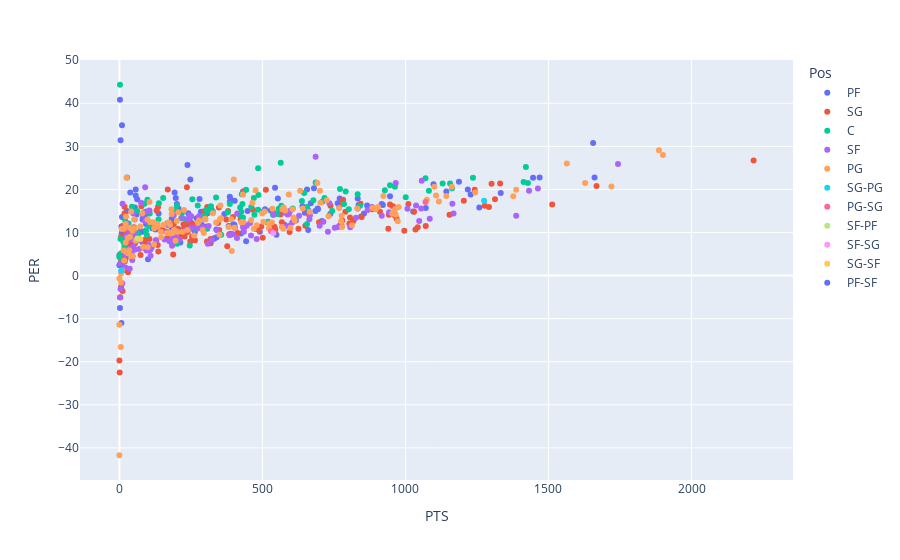

The notebook cell this image was saved under:
### Code cell
fig2 = px.scatter(_2015seasons_df, x="PTS", y="PER", color='Pos', size_max=25)
fig2.show()

### Figure 1 — Plotly figure (JSON) as saved in the notebook; plotly's stock layout.template omitted (floating-point values rounded to 4 significant figures; data arrays with more than 128 entries replaced by an {"elided": "..."} marker saying what was removed)
{"data": [{"hovertemplate": "Pos=PF<br>PTS=%{x}<br>PER=%{y}<extra></extra>", "legendgroup": "PF", "marker": {"color": "#636efa", "symbol": "circle"}, "mode": "markers", "name": "PF", "orientation": "v", "showlegend": true, "type": "scatter", "x": {"elided": "143 int values"}, "xaxis": "x", "y": {"elided": "143 float values"}, "yaxis": "y"}, {"hovertemplate": "Pos=SG<br>PTS=%{x}<br>PER=%{y}<extra></extra>", "legendgroup": "SG", "marker": {"color": "#EF553B", "symbol": "circle"}, "mode": "markers", "name": "SG", "orientation": "v", "showlegend": true, "type": "scatter", "x": {"elided": "143 int values"}, "xaxis": "x", "y": {"elided": "143 float values"}, "yaxis": "y"}, {"hovertemplate": "Pos=C<br>PTS=%{x}<br>PER=%{y}<extra></extra>", "legendgroup": "C", "marker": {"color": "#00cc96", "symbol": "circle"}, "mode": "markers", "name": "C", "orientation": "v", "showlegend": true, "type": "scatter", "x": [537, 443, 338, 315, 320, 87, 356, 557, 430, 32, 461, 2, 304, 379, 105, 274, 422, 928, 96, 32, 771, 1421, 128, 216, 710, 1130, 1070, 201, 169, 1413, 686, 1001, 219, 66, 153, 50, 35, 470, 802, 552, 841, 137, 1156, 646, 44, 1082, 946, 138, 638, 1163, 678, 485, 4, 419, 20, 93, 432, 327, 1236, 566, 265, 106, 88, 18, 27, 785, 299, 486, 485, 744, 6, 426, 656, 27, 606, 386, 246, 202, 44, 717, 294, 233, 61, 8, 307, 196, 520, 586, 656, 791, 428, 14, 0, 963, 255, 1428, 564, 98, 472, 833], "xaxis": "x", "y": [14.1, 19.9, 18.1, 14.9, 16.1, 14.7, 9.5, 15.5, 16.6, 5, 15.9, 44.3, 15.2, 14.7, 11.6, 16.3, 15.8, 19.8, 9.4, 12.1, 20.1, 25.2, 11.8, 13.3, 17.2, 21.4, 22.6, 16.2, 12.2, 21.7, 21.6, 18.2, 14.6, 9.7, 18, 10.4, 9.1, 18, 15.4, 14.3, 16.2, 13.1, 21.4, 19.2, 16, 19.7, 21, 16.8, 17.3, 20.3, 17.5, 24.9, 8.5, 14.2, 12.9, 10.5, 13.5, 14.8, 22.7, 16.2, 10.8, 14.4, 16.7, 6.8, 8.7, 16.6, 13.8, 18.7, 15.3, 15, 5.2, 14.8, 15.9, 22.8, 15.6, 16.6, 7, 7.4, 4.7, 18, 13.4, 13.1, 15, 3.3, 10.9, 15.2, 12.5, 14.5, 12, 19.5, 18.9, 7.8, 4.3, 20.6, 17.7, 21.5, 26.2, 17.6, 14.1, 18.9], "yaxis": "y"}, {"hovertemplate": "Pos=SF<br>PTS=%{x}<br>PER=%{y}<extra></extra>", "legendgroup": "SF", "marker": {"color": "#ab63fa", "symbol": "circle"}, "mode": "markers", "name": "SF", "orientation": "v", "showlegend": true, "type": "scatter", "x": [412, 74, 966, 1048, 256, 827, 764, 664, 700, 917, 251, 666, 457, 69, 65, 4, 460, 580, 10, 883, 593, 1085, 24, 309, 943, 628, 89, 539, 105, 11, 94, 129, 103, 26, 1007, 595, 686, 210, 312, 90, 46, 734, 45, 1432, 241, 190, 51, 53, 188, 411, 1168, 580, 588, 38, 158, 1164, 1463, 20, 729, 198, 604, 396, 1743, 432, 166, 54, 81, 31, 753, 21, 250, 184, 598, 3, 1057, 276, 36, 109, 1055, 2, 109, 48, 182, 1037, 868, 404, 445, 434, 190, 76, 168, 44, 807, 323, 42, 386, 278, 480, 385, 95, 435, 127, 113, 713, 232, 175, 35, 245, 199, 106, 1387, 37, 341, 292, 49, 219], "xaxis": "x", "y": [14.4, 8.2, 21.5, 12.7, 11.1, 13.4, 11.3, 13.1, 11.6, 13.9, 13.8, 14, 12.2, 6.2, 8.8, -3.1, 9.3, 11.4, -1.8, 15.9, 14.4, 13.2, 9.2, 7.4, 14.7, 13.9, 12.7, 14.1, 15.1, 16.7, 14.9, 8.2, 7.1, 12.1, 15.5, 11.6, 27.6, 8.4, 11.5, 20.5, 10.8, 16.8, 3.6, 19.7, 13, 14, 9.7, 13, 8.6, 8.7, 14.4, 14.6, 14.2, 8.3, 8.4, 16.7, 20.2, 4.9, 10.2, 9.7, 12.3, 9.6, 25.9, 11.3, 10.2, 6, 14.2, 9.7, 11.1, 1.9, 11.1, 6.9, 15.1, 2.8, 22, 11, 1.6, 6.1, 15.6, -5.1, 4.6, 14.5, 7.8, 16.3, 15.2, 11.1, 11.6, 12, 10.6, 16.9, 11.8, 8.6, 11.2, 8.2, 5.1, 9.4, 13.8, 8.5, 9.4, 5.8, 10.2, 8.2, 6.6, 12.5, 10.5, 8, 6.2, 14, 8.5, 5.9, 13.9, 10.5, 10.5, 11.2, 6.7, 13.4], "yaxis": "y"}, {"hovertemplate": "Pos=PG<br>PTS=%{x}<br>PER=%{y}<extra></extra>", "legendgroup": "PG", "marker": {"color": "#FFA15A", "symbol": "circle"}, "mode": "markers", "name": "PG", "orientation": "v", "showlegend": true, "type": "scatter", "x": {"elided": "141 int values"}, "xaxis": "x", "y": {"elided": "141 float values"}, "yaxis": "y"}, {"hovertemplate": "Pos=SG-PG<br>PTS=%{x}<br>PER=%{y}<extra></extra>", "legendgroup": "SG-PG", "marker": {"color": "#19d3f3", "symbol": "circle"}, "mode": "markers", "name": "SG-PG", "orientation": "v", "showlegend": true, "type": "scatter", "x": [1275, 6], "xaxis": "x", "y": [17.4, 1.1], "yaxis": "y"}, {"hovertemplate": "Pos=PG-SG<br>PTS=%{x}<br>PER=%{y}<extra></extra>", "legendgroup": "PG-SG", "marker": {"color": "#FF6692", "symbol": "circle"}, "mode": "markers", "name": "PG-SG", "orientation": "v", "showlegend": true, "type": "scatter", "x": [1070, 530], "xaxis": "x", "y": [17.1, 10.3], "yaxis": "y"}, {"hovertemplate": "Pos=SF-PF<br>PTS=%{x}<br>PER=%{y}<extra></extra>", "legendgroup": "SF-PF", "marker": {"color": "#B6E880", "symbol": "circle"}, "mode": "markers", "name": "SF-PF", "orientation": "v", "showlegend": true, "type": "scatter", "x": [63], "xaxis": "x", "y": [8.6], "yaxis": "y"}, {"hovertemplate": "Pos=SF-SG<br>PTS=%{x}<br>PER=%{y}<extra></extra>", "legendgroup": "SF-SG", "marker": {"color": "#FF97FF", "symbol": "circle"}, "mode": "markers", "name": "SF-SG", "orientation": "v", "showlegend": true, "type": "scatter", "x": [538], "xaxis": "x", "y": [9.9], "yaxis": "y"}, {"hovertemplate": "Pos=SG-SF<br>PTS=%{x}<br>PER=%{y}<extra></extra>", "legendgroup": "SG-SF", "marker": {"color": "#FECB52", "symbol": "circle"}, "mode": "markers", "name": "SG-SF", "orientation": "v", "showlegend": true, "type": "scatter", "x": [73], "xaxis": "x", "y": [8.5], "yaxis": "y"}, {"hovertemplate": "Pos=PF-SF<br>PTS=%{x}<br>PER=%{y}<extra></extra>", "legendgroup": "PF-SF", "marker": {"color": "#636efa", "symbol": "circle"}, "mode": "markers", "name": "PF-SF", "orientation": "v", "showlegend": true, "type": "scatter", "x": [443], "xaxis": "x", "y": [8], "yaxis": "y"}], "layout": {"legend": {"title": {"text": "Pos"}, "tracegroupgap": 0}, "margin": {"t": 60}, "xaxis": {"anchor": "y", "domain": [0, 1], "title": {"text": "PTS"}}, "yaxis": {"anchor": "x", "domain": [0, 1], "title": {"text": "PER"}}}}
